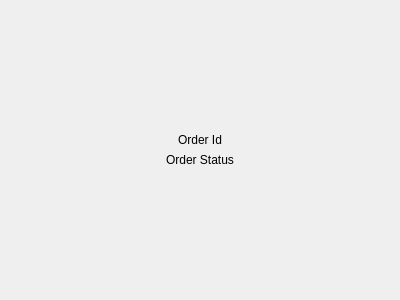
<?xml version="1.0" encoding="UTF-8"?>
<ui version="4.0">
 <class>KmOrderViewWidget</class>
 <widget class="QWidget" name="KmOrderViewWidget">
  <property name="geometry">
   <rect>
    <x>0</x>
    <y>0</y>
    <width>400</width>
    <height>300</height>
   </rect>
  </property>
  <property name="windowTitle">
   <string>Form</string>
  </property>
  <layout class="QVBoxLayout" name="verticalLayout">
   <item>
    <spacer name="verticalSpacerTop">
     <property name="orientation">
      <enum>Qt::Vertical</enum>
     </property>
     <property name="sizeHint" stdset="0">
      <size>
       <width>20</width>
       <height>40</height>
      </size>
     </property>
    </spacer>
   </item>
   <item>
    <widget class="QLabel" name="labelOrderId">
     <property name="text">
      <string>Order Id</string>
     </property>
     <property name="alignment">
      <set>Qt::AlignCenter</set>
     </property>
    </widget>
   </item>
   <item>
    <widget class="QLabel" name="labelOrderStatus">
     <property name="text">
      <string>Order Status</string>
     </property>
     <property name="alignment">
      <set>Qt::AlignCenter</set>
     </property>
    </widget>
   </item>
   <item>
    <spacer name="verticalSpacerBottom">
     <property name="orientation">
      <enum>Qt::Vertical</enum>
     </property>
     <property name="sizeHint" stdset="0">
      <size>
       <width>20</width>
       <height>40</height>
      </size>
     </property>
    </spacer>
   </item>
  </layout>
 </widget>
 <resources/>
 <connections/>
</ui>
